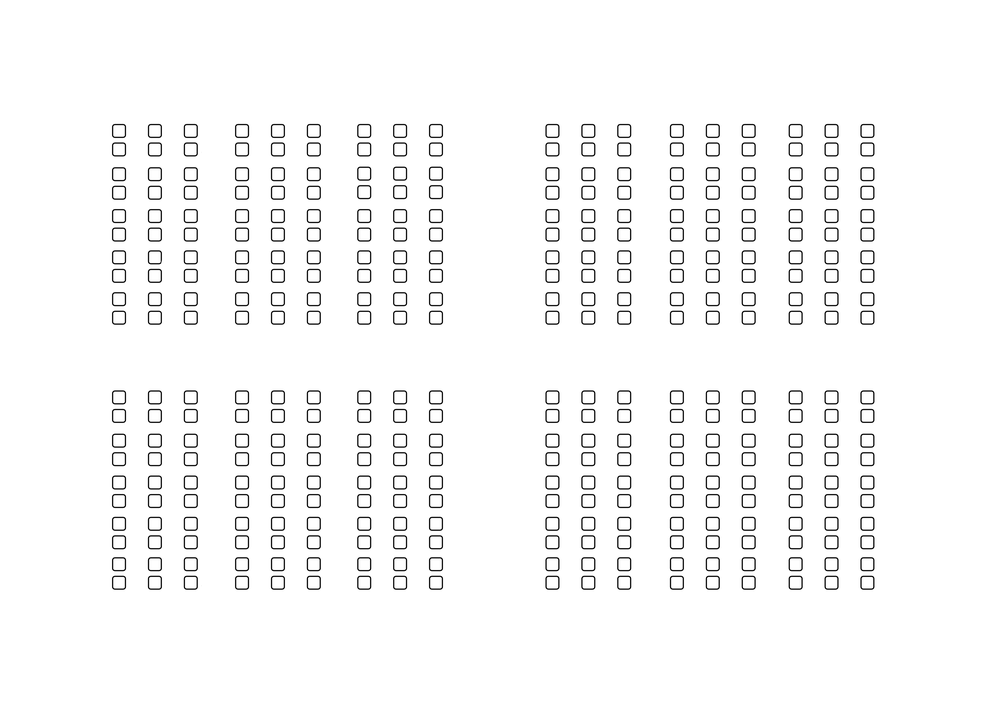
#> input picture ML_GENERATOR/OcrScoreSheetBoxes.png, 999 x 706 px, shrunk from 3508 x 2480 before the run
$ python 13_dump_boxes_to_json.py
#> lines starting #> are read from the running program, lines starting #| are printed output that depends on the picture; after the words box and inside, x2 and y2 are one past the last pixel; in counts of white or black regions, pixels touching at a corner belong together
# dump_boxes_to_json.py
import json, cv2
from pathlib import Path

BOXES = "OcrScoreSheetBoxes.png"
OUT   = "boxes_rects.json"

def binarize(img):
    blur = cv2.GaussianBlur(img,(0,0),0.8)
    _, a = cv2.threshold(blur,0,255,cv2.THRESH_BINARY+cv2.THRESH_OTSU)
    _, b = cv2.threshold(blur,0,255,cv2.THRESH_BINARY_INV+cv2.THRESH_OTSU)
    return a if (a==255).mean()<(b==255).mean() else b

g = cv2.imread(BOXES, cv2.IMREAD_GRAYSCALE)
#> g is the input picture: shape (706, 999); min 0, max 255, mean 247.5
h,w = g.shape[:2]
#> h = 706; w = 999
th  = binarize(g)
#> in binarize, `_, a = cv2.threshold(blur,0,255,cv2.THRESH_BINARY+cv2.THRESH_OTSU)`:
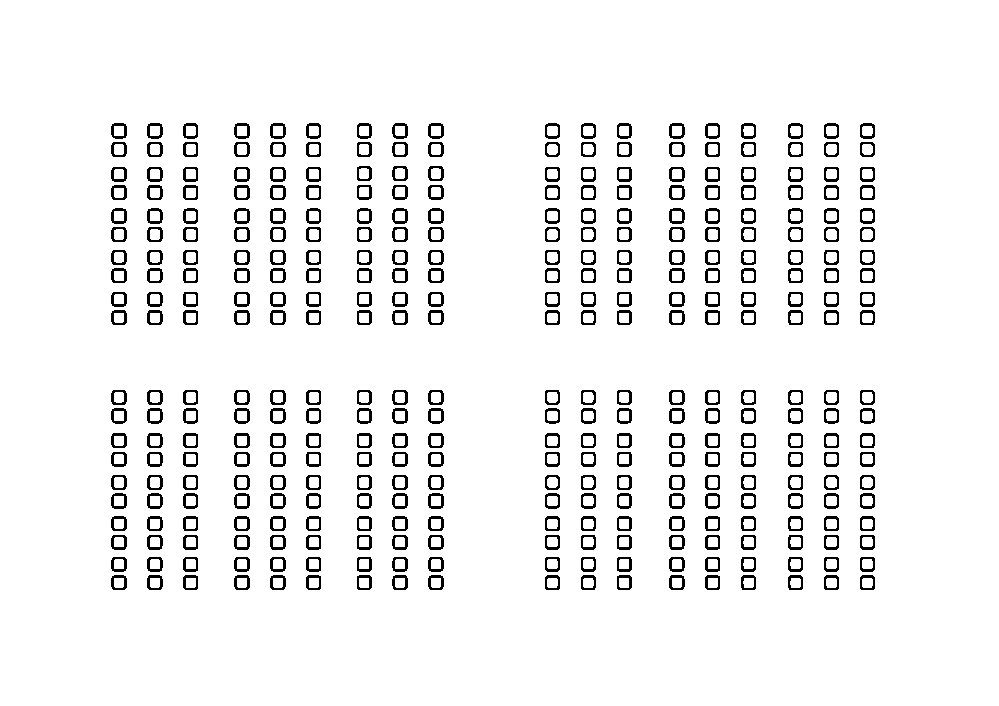
#> a: shape (706, 999); 94% white; black in thin lines or dots, all inside (x1, y1, x2, y2) = (111, 123, 875, 590)

cnts,_ = cv2.findContours(th, cv2.RETR_EXTERNAL, cv2.CHAIN_APPROX_SIMPLE)
#> cnts = 360 contours; largest, box (x1, y1, x2, y2) and area: (428, 493, 444, 509) 207, (428, 408, 444, 424) 206, (428, 208, 444, 224) 206, (428, 123, 444, 139) 206, (111, 493, 127, 509) 206
rects=[]
for c in cnts:
    x,y,ww,hh = cv2.boundingRect(c)
    if ww<6 or hh<6: continue
    r = ww/max(1.0,hh)
    if 0.6<=r<=1.4: rects.append([int(x),int(y),int(ww),int(hh)])
#> this loop made 360 passes
#> (x, y, ww, hh, r) on passes 1 to 3: (860, 575, 15, 15, 1), (824, 575, 15, 15, 1), (788, 575, 15, 15, 1)
#> after the loop, rects = 360 items, first 6: [860, 575, 15, 15], [824, 575, 15, 15], [788, 575, 15, 15], [741, 575, 15, 15], [705, 575, 15, 15], [669, 575, 16, 15]

rects.sort(key=lambda r:(r[1],r[0]))
Path(OUT).write_text(json.dumps({"size":[w,h],"rects":rects}, indent=2), encoding="utf-8")
print(f"✔ {len(rects)} ROI → {OUT} (size {w}x{h})")
#| ✔ 360 ROI → boxes_rects.json (size 999x706)
